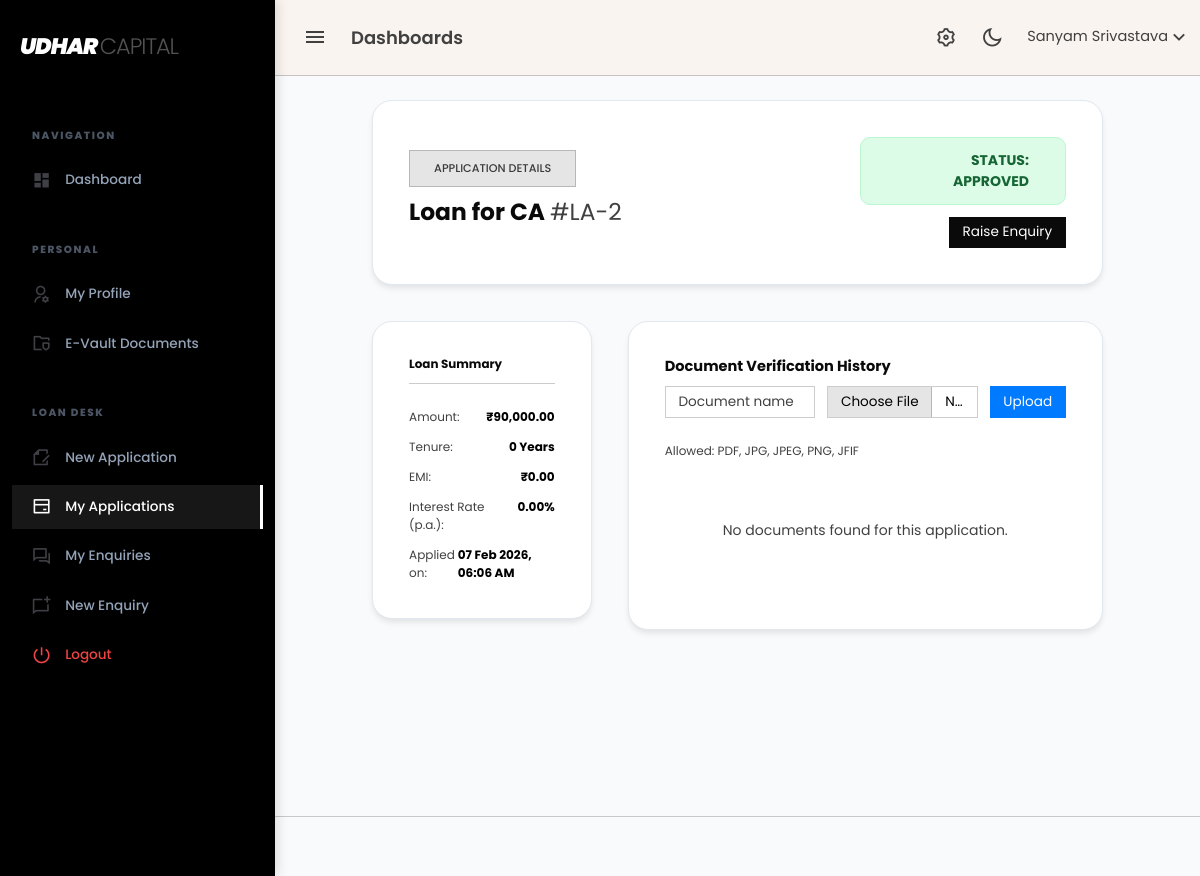
The app's page /customer/view-application-detail.php?id=2 (signed in), older data.
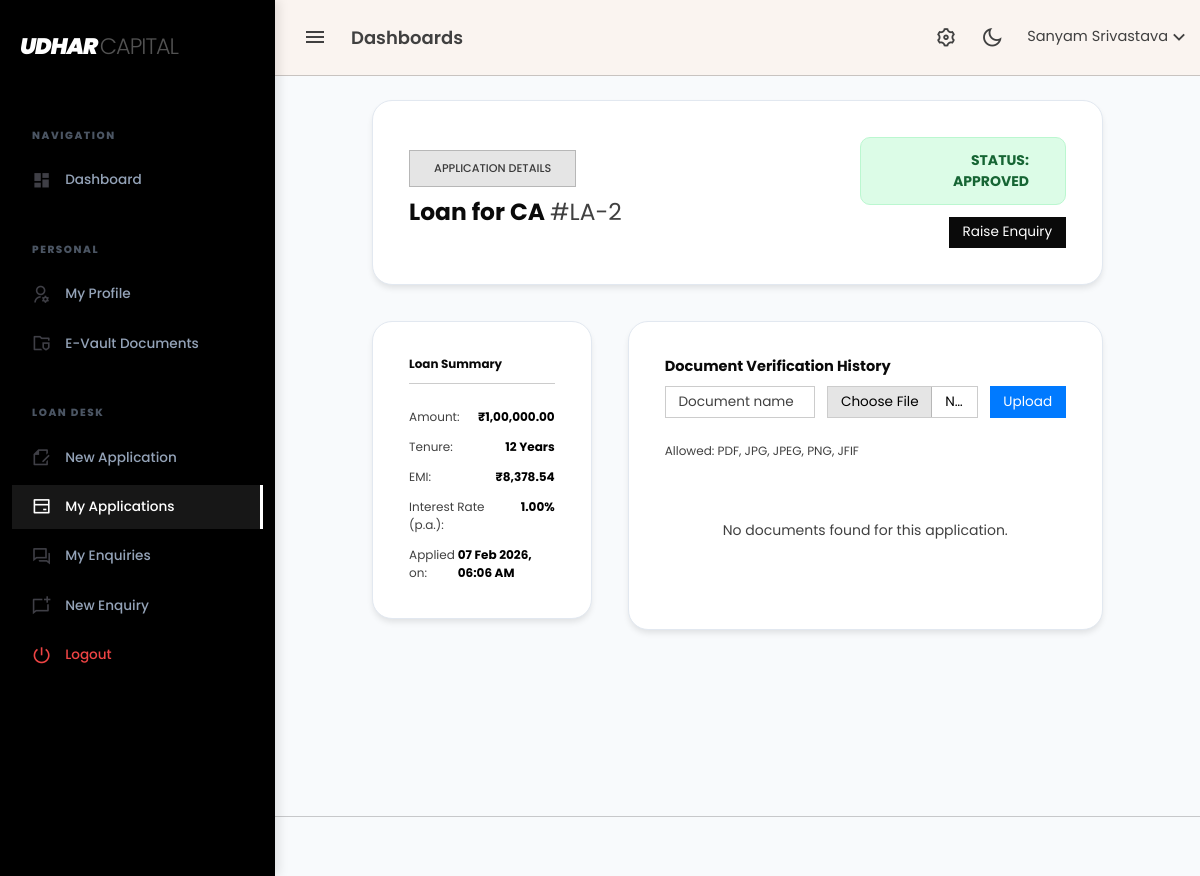
The same page, newer data.
### tables this page shows
CREATE TABLE `loan_applications` (
  `id` bigint(20) UNSIGNED NOT NULL,
  `customer_id` bigint(20) UNSIGNED NOT NULL,
  `service_id` bigint(20) UNSIGNED NOT NULL,
  `assigned_staff_id` bigint(20) UNSIGNED DEFAULT NULL,
  `assigned_by` bigint(20) UNSIGNED DEFAULT NULL,
  `assigned_at` timestamp NULL DEFAULT NULL,
  `interest_rate` decimal(5,2) NOT NULL DEFAULT 0.00,
  `interest_type` enum('year','month') NOT NULL DEFAULT 'year',
  `requested_amount` decimal(15,2) NOT NULL,
  `tenure_years` int(11) NOT NULL,
  `emi_amount` decimal(15,2) NOT NULL,
  `status` enum('pending','approved','rejected','disbursed') DEFAULT 'pending',
  `created_at` timestamp NOT NULL DEFAULT current_timestamp(),
  `rejection_note` text DEFAULT NULL
);

CREATE TABLE `services` (
  `id` bigint(20) UNSIGNED NOT NULL,
  `category_id` bigint(20) UNSIGNED NOT NULL,
  `sub_category_id` bigint(20) UNSIGNED NOT NULL,
  `service_name` varchar(255) NOT NULL,
  `title` varchar(255) NOT NULL,
  `slug` varchar(255) NOT NULL,
  `short_description` text DEFAULT NULL,
  `long_description` longtext DEFAULT NULL,
  `hero_image` varchar(255) DEFAULT NULL,
  `card_img` varchar(255) DEFAULT NULL,
  `created_at` timestamp NULL DEFAULT current_timestamp(),
  `updated_at` timestamp NULL DEFAULT current_timestamp() ON UPDATE current_timestamp()
);

### includes/format_helpers.php (called while the page is built)
<?php
if (!function_exists('format_inr')) {
    function format_inr($amount, int $decimals = 0): string
    {
        $num = (float)$amount;
        $neg = $num < 0 ? '-' : '';
        $num = abs($num);
        $fixed = number_format($num, $decimals, '.', '');
        $parts = explode('.', $fixed);
        $intPart = $parts[0];
        $decimalPart = $parts[1] ?? '';
        if (strlen($intPart) > 3) {
            $last3 = substr($intPart, -3);
            $rest = substr($intPart, 0, -3);
            $rest = preg_replace('/\B(?=(\d{2})+(?!\d))/', ',', $rest);
            $intPart = $rest . ',' . $last3;
        }
        if ($decimals > 0) {
            return $neg . $intPart . '.' . $decimalPart;
        }
        return $neg . $intPart;
    }
}

### customer/view-application-detail.php (the view, shortened to what the rows shown need)
<?php
include 'header.php';
$loan_id = (int)$_GET['id'];
$customer_id = $_SESSION['customer_id'];
$query = "SELECT la.*, s.service_name, s.sub_category_id FROM loan_applications la
          JOIN services s ON la.service_id = s.id
          WHERE la.id = $loan_id AND la.customer_id = $customer_id";
$res = mysqli_query($conn, $query);
$loan = mysqli_fetch_assoc($res);
?>
<div class="content-page">
    <div class="container-fluid">
        <div class="row justify-content-center">
            <div class="col-lg-10">
                <div class="card-modern p-4 mb-4">
                    <div class="row align-items-center">
                        <div class="col-md-8">
                            <span class="badge bg-light text-muted border px-3 py-2 mb-2">APPLICATION DETAILS</span>
                            <h3 class="fw-bold text-dark"><?= htmlspecialchars($loan['service_name']) ?> <span class="text-muted fw-normal">#LA-<?= $loan_id ?></span></h3>
                        </div>
                        <div class="col-md-4 text-md-end">
                            <?php
                                $statusClass = 'pending';
                                if($loan['status'] == 'approved') $statusClass = 'approved';
                            ?>
                            <div class="status-badge-<?= $statusClass ?> d-inline-block px-4 py-2 fw-bold">
                                STATUS: <?= strtoupper($loan['status']) ?>
                            </div>
                            <div class="mt-2">
                                <a href="enquiry_add.php?loan_type=<?= (int)$loan['sub_category_id'] ?>" class="btn btn-sm btn-dark">Raise Enquiry</a>
                            </div>
                        </div>
                    </div>
                </div>
                <div class="row g-4">
                    <div class="col-lg-4">
                        <div class="card-modern p-4">
                            <div class="d-flex justify-content-between mb-2">
                                <span class="text-muted small">Amount:</span>
                                <span class="fw-bold small">&#8377;<?= format_inr($loan['requested_amount'], 2) ?></span>
                            </div>
                            <div class="d-flex justify-content-between mb-2">
                                <span class="text-muted small">Tenure:</span>
                                <span class="fw-bold small"><?= $loan['tenure_years'] ?? 'N/A' ?> Years</span>
                            </div>
                            <div class="d-flex justify-content-between mb-2">
                                <span class="text-muted small">EMI:</span>
                                <span class="fw-bold small">&#8377;<?= format_inr($loan['emi_amount'], 2) ?></span>
                            </div>
                            <div class="d-flex justify-content-between mb-2">
                                <span class="text-muted small">Interest Rate (p.a.):</span>
                                <span class="fw-bold small"><?= number_format((float)$loan['interest_rate'], 2) ?>%</span>
                            </div>
                            <div class="d-flex justify-content-between">
                                <span class="text-muted small">Applied on:</span>
                                <span class="fw-bold small"><?= date('d M Y, h:i A', strtotime($loan['created_at'])) ?></span>
                            </div>
                        </div>
                    </div>
                </div>
            </div>
        </div>
    </div>
</div>
<?php include 'footer.php'; ?>

Row changes from the older to the newer data that the page shows:
changed loan_applications "APPROVED": requested_amount "90,000.00" → "1,00,000.00"; tenure_years "0" → "12"; emi_amount "0.00" → "8,378.54"; interest_rate "0.00" → "1.00"
